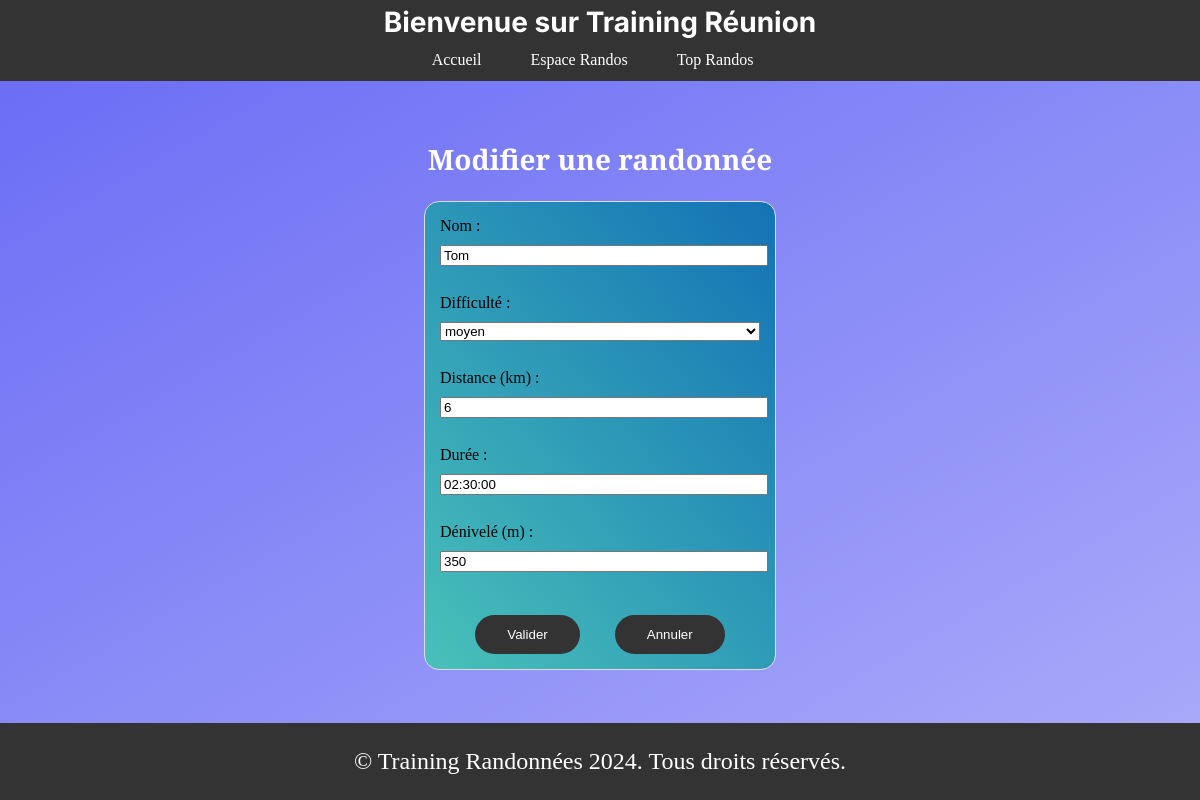
The app's page /update.php?id=3 (signed in) with its own data.
### tables this page shows
CREATE TABLE `hiking` (
  `id` int(11) UNSIGNED NOT NULL,
  `name` varchar(255) NOT NULL,
  `difficulty` enum('très facile','facile','moyen','difficile','très difficile') NOT NULL,
  `distance` int(11) NOT NULL COMMENT 'in km',
  `duration` time NOT NULL,
  `height_difference` int(6) NOT NULL COMMENT 'in m'
);

### update.php (the view, shortened to what this page needs)
<?php
require 'db.php';
$default_difficulties = ['très facile', 'facile', 'moyen', 'difficile', 'très difficile'];
$stmt = $pdo->prepare("SELECT DISTINCT difficulty FROM hiking");
$stmt->execute();
$db_difficulties = $stmt->fetchAll(PDO::FETCH_COLUMN);
$difficulty_levels = array_unique(array_merge($default_difficulties, $db_difficulties));
$data = [
    'id' => '',
    'name' => '',
    'difficulty' => '',
    'distance' => '',
    'duration' => '',
    'height_difference' => ''
];
    $stmt = $pdo->prepare("SELECT * FROM hiking WHERE id = :id");
    $stmt->execute(['id' => $_GET['id']]);
    $rando = $stmt->fetch();
    if ($rando) {
        $data = array_map('htmlspecialchars', $rando);
    } else {
        exit;
}
?>
<?php
require 'assets/addons/header.php';
?>
<main>
    <h2 class="maj">Modifier une randonnée</h2>
    <div class="column column-right">
        <form action="update.php" method="post">
            <label for="name">Nom :</label>
            <input type="text" id="name" name="name" value="<?php echo $data['name']; ?>" required><br>
            <label for="difficulty">Difficulté :</label>
            <select id="difficulty" name="difficulty" required>
                <?php foreach ($difficulty_levels as $level): ?>
                    <option value="<?php echo htmlspecialchars($level); ?>"
                        <?php
                        echo $data['difficulty'] === $level ? "selected" : ""; ?>>
                        <?php echo htmlspecialchars($level); ?>
                    </option>
                <?php endforeach; ?>
            </select><br>
            <label for="distance">Distance (km) :</label>
            <input type="number" id="distance" name="distance" step="0.1" value="<?php echo $data['distance']; ?>" required><br>
            <label for="duration">Durée :</label>
            <input type="text" id="duration" name="duration" value="<?php echo $data['duration']; ?>" required><br>
            <label for="height_difference">Dénivelé (m) :</label>
            <input type="number" id="height_difference" name="height_difference" value="<?php echo $data['height_difference']; ?>" required><br>
            <div id="update-button">
                <input type="submit" id="valid" class="btn" value="Valider">
                <button type="submit" name="cancel" id="annul" class="btn">Annuler</button>
            </div>
        </form>
    </div>
</main>
<?php
require 'assets/addons/footer.php';
?>

### style.css (style rules this page uses)
body { display: flex; flex-direction: column; justify-content: center; align-items: center; background: linear-gradient(150deg, #686af5, #abacf9); margin: 0; padding: 0; min-height: 100vh; }
h2 { font-family: "Playfair Display", serif; font-size: 28px; text-align: center; color: rgb(255, 255, 255); padding: 0 10px; }
main { flex: 1; margin-top: 80px; }
.maj { margin-top: 60px; }
.btn { display: inline-block; padding: 10px 30px; margin: 10px 0; background-color: #333; color: white; text-decoration: none; border: 2px solid transparent; border-radius: 20px; transition: 0.3s; text-align: center; cursor: pointer; }
#update-button { display: flex; flex-direction: row; justify-content: center; margin: auto; gap: 35px; }
#height_difference { margin-bottom: 25px; }
.column, .trail { background-color: #8e90f3; }
.column { border: 1px solid #ddd; min-width: 350px; margin: 15px; }
.column-right form { display: flex; flex-direction: column; align-items: flex-start; margin: 15px; }
.column-right label, .column-right input, .column-right select { margin-bottom: 10px; width: 100%; }
.column-right .btn { width: auto; margin: 0 auto; }
.column-left, .column-right { background: linear-gradient(50deg, #49c1b9, #1372b5); border-radius: 15px; }

### records on screen
hiking: name "Tom", difficulty "moyen", distance "6", duration "02:30:00", height_difference "350"
